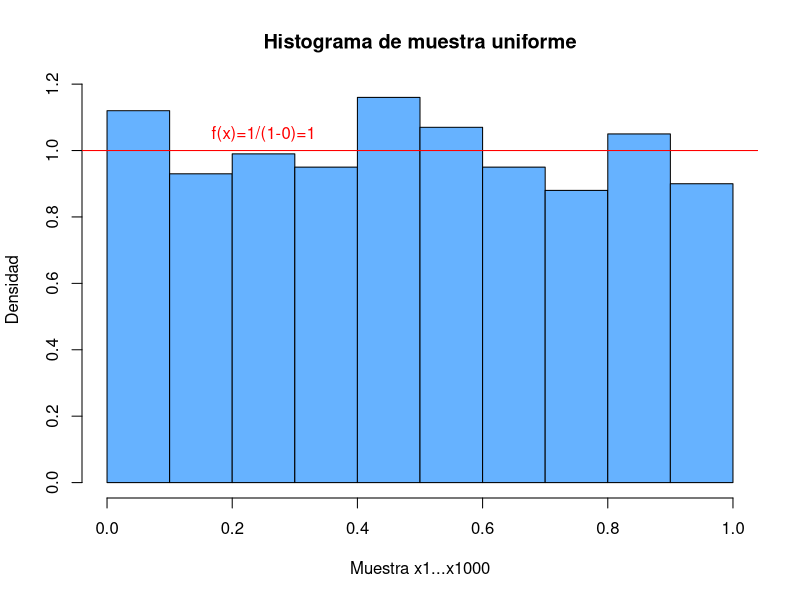

Generate this figure with R:
#####################################
# TP Probabilidad y Estadística (C) #
#                                   #
#          Inciso 1a                #
#####################################

# Sample
set.seed(2020)
x1...x1000 <- runif(1000) # Generamos una muestra de 1000 v.a. i.i.d. con distribución U[0.1]

# Histogram
hist(x1...x1000,
     freq = FALSE,
     main = "Histograma de muestra uniforme",
     xlab = "Muestra x1...x1000", 
     ylab = "Densidad",
     col = "#66B2FF")
abline(h=1,col="red") # Comparo con la densidad de una U[0,1]
text(0.25,1.05,"f(x)=1/(1-0)=1", col="red") # (si conoces una mejor forma de presentar a la densidad teórica en el gráfico mejor, porque queda medio feo esto)
